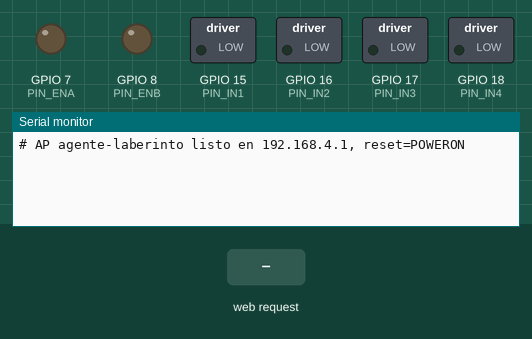
The sketch below on a simulated ESP32-S3. Shown: switched loads named in the sketch (green lamp = pin HIGH), output pins drawn as LEDs (lit = HIGH), the last lines printed to the serial monitor. The inputs (shaded band) are chosen by the test bench.

Above: at 1.2 s.
1.3 s: HTTP request GET /INFO received
At 2.4 s:
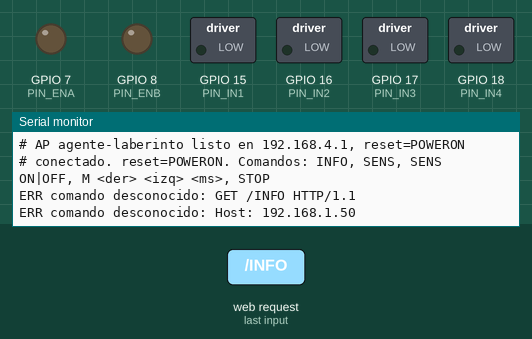
2.8 s: HTTP request GET /SENS received
At 3.5 s:
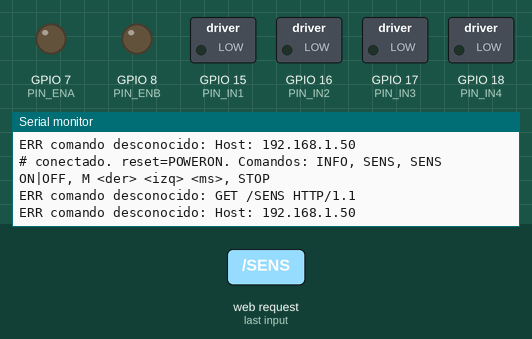
4.3 s: HTTP request GET /STOP received
At 4.7 s:
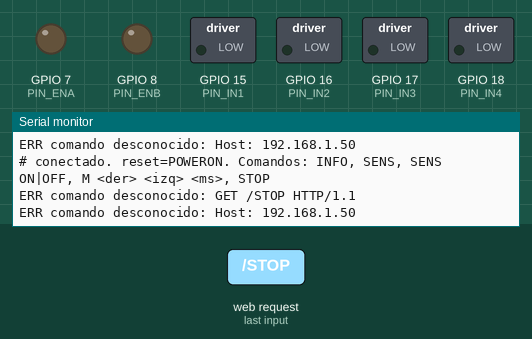

Measured:
- after the input at 1.3 s, the serial monitor: prints a new line at once (image 1)
- after the input at 2.8 s, the serial monitor: prints a new line at once (image 2)
- after the input at 4.3 s, the serial monitor: prints a new line at once (image 3)

The sketch:

wifi_ota_esp32s3.ino
```cpp
// Wi-Fi + OTA + comandos por TCP (ESP32-S3, fase E5; con batería también cubre E4).
// Crea la red "agente-laberinto". Comandos por TCP en 192.168.4.1:23, una línea por comando:
//   INFO              razón del último reinicio, uptime, memoria libre
//   SENS              una lectura de los sensores (normalizada 0-1000)
//   SENS ON | OFF     lecturas continuas a 4 Hz
//   M <der> <izq> <ms>  PWM -255..255 por motor durante ms (máx 3000), luego para
//   STOP              detiene los motores
// LED RGB: azul = esperando conexión, verde = cliente conectado, rojo = último reinicio por brownout.

#include <WiFi.h>
#include <ArduinoOTA.h>
#include <esp_system.h>

const char* WIFI_SSID = "agente-laberinto";
const char* WIFI_PASS = "laberinto2026";
const char* OTA_PASS  = "laberinto2026";

const uint8_t PIN_ENA = 7;
const uint8_t PIN_IN1 = 15;
const uint8_t PIN_IN2 = 16;
const uint8_t PIN_IN3 = 17;
const uint8_t PIN_IN4 = 18;
const uint8_t PIN_ENB = 8;
const uint8_t PIN_SENSOR_IZQ = 4;
const uint8_t PIN_SENSOR_CEN = 5;
const uint8_t PIN_SENSOR_DER = 6;
const uint8_t PIN_RGB = 48;
const int ADC_MAX = 4095;
const unsigned long MAX_MOV_MS = 3000;

WiFiServer servidor(23);
WiFiClient cliente;
String linea;
bool sensContinuo = false;
unsigned long ultimoSens = 0;
unsigned long finMovimiento = 0;
esp_reset_reason_t razonReset;

const char* nombreRazon(esp_reset_reason_t r) {
  switch (r) {
    case ESP_RST_POWERON:  return "POWERON";
    case ESP_RST_EXT:      return "EXT";
    case ESP_RST_SW:       return "SW (OTA o restart)";
    case ESP_RST_PANIC:    return "PANIC";
    case ESP_RST_INT_WDT:  return "INT_WDT";
    case ESP_RST_TASK_WDT: return "TASK_WDT";
    case ESP_RST_WDT:      return "WDT";
    case ESP_RST_BROWNOUT: return "BROWNOUT";
    default:               return "OTRO";
  }
}

void led(uint8_t r, uint8_t g, uint8_t b) { rgbLedWrite(PIN_RGB, r, g, b); }

void log(const String& s) {
  Serial.println(s);
  if (cliente && cliente.connected()) cliente.println(s);
}

void parar() {
  analogWrite(PIN_ENA, 0);
  analogWrite(PIN_ENB, 0);
  digitalWrite(PIN_IN1, LOW);
  digitalWrite(PIN_IN2, LOW);
  digitalWrite(PIN_IN3, LOW);
  digitalWrite(PIN_IN4, LOW);
  finMovimiento = 0;
}

void motor(uint8_t en, uint8_t inAd, uint8_t inAt, int pwm) {
  digitalWrite(inAd, pwm > 0);
  digitalWrite(inAt, pwm < 0);
  analogWrite(en, constrain(abs(pwm), 0, 255));
}

int normalizar(int crudo) { return (long)crudo * 1000 / ADC_MAX; }

String lecturaSensores() {
  char buf[64];
  snprintf(buf, sizeof(buf), "izq:%d,cen:%d,der:%d",
           normalizar(analogRead(PIN_SENSOR_IZQ)),
           normalizar(analogRead(PIN_SENSOR_CEN)),
           normalizar(analogRead(PIN_SENSOR_DER)));
  return String(buf);
}

void procesar(String cmd) {
  cmd.trim();
  if (cmd.isEmpty()) return;
  String may = cmd;
  may.toUpperCase();

  if (may == "INFO") {
    log("OK reset=" + String(nombreRazon(razonReset)) +
        " uptime_s=" + String(millis() / 1000) +
        " heap=" + String(ESP.getFreeHeap()) +
        " psram=" + String(ESP.getPsramSize()));
  } else if (may == "SENS") {
    log("OK " + lecturaSensores());
  } else if (may == "SENS ON") {
    sensContinuo = true;
    log("OK sens on");
  } else if (may == "SENS OFF") {
    sensContinuo = false;
    log("OK sens off");
  } else if (may == "STOP") {
    parar();
    log("OK stop");
  } else if (may.startsWith("M ")) {
    int der, izq;
    unsigned long ms;
    if (sscanf(cmd.c_str() + 2, "%d %d %lu", &der, &izq, &ms) != 3) {
      log("ERR uso: M <der> <izq> <ms>");
      return;
    }
    ms = min(ms, MAX_MOV_MS);
    motor(PIN_ENA, PIN_IN1, PIN_IN2, der);
    motor(PIN_ENB, PIN_IN3, PIN_IN4, izq);
    finMovimiento = millis() + ms;
    log("OK mover der=" + String(der) + " izq=" + String(izq) + " ms=" + String(ms));
  } else {
    log("ERR comando desconocido: " + cmd);
  }
}

void setup() {
  uint8_t pines[] = {PIN_ENA, PIN_ENB, PIN_IN1, PIN_IN2, PIN_IN3, PIN_IN4};
  for (uint8_t p : pines) pinMode(p, OUTPUT);
  parar();
  analogReadResolution(12);
  Serial.begin(115200);

  razonReset = esp_reset_reason();
  led(0, 0, 40);

  WiFi.softAP(WIFI_SSID, WIFI_PASS);
  // Menos potencia = picos de corriente más bajos (evita brownouts con la batería de 9V).
  // Alcanza de sobra para unos metros.
  WiFi.setTxPower(WIFI_POWER_8_5dBm);
  ArduinoOTA.setHostname("agente-laberinto");
  ArduinoOTA.setPassword(OTA_PASS);
  ArduinoOTA.onStart([]() { parar(); led(40, 0, 40); });
  ArduinoOTA.begin();
  servidor.begin();

  Serial.printf("# AP %s listo en %s, reset=%s\n", WIFI_SSID,
                WiFi.softAPIP().toString().c_str(), nombreRazon(razonReset));
}

void loop() {
  ArduinoOTA.handle();

  if (!cliente || !cliente.connected()) {
    if (cliente) {          // se cayó la conexión: por seguridad, parar
      parar();
      sensContinuo = false;
      cliente.stop();
    }
    WiFiClient nuevo = servidor.accept();
    if (nuevo) {
      cliente = nuevo;
      linea = "";
      log("# conectado. reset=" + String(nombreRazon(razonReset)) + ". Comandos: INFO, SENS, SENS ON|OFF, M <der> <izq> <ms>, STOP");
    }
  }

  if (cliente && cliente.connected()) {
    while (cliente.available()) {
      char c = cliente.read();
      if (c == '\n') { procesar(linea); linea = ""; }
      else if (c != '\r' && linea.length() < 80) linea += c;
    }
  }

  if (finMovimiento && (long)(millis() - finMovimiento) >= 0) {
    parar();
    log("# fin movimiento");
  }

  if (sensContinuo && millis() - ultimoSens >= 250) {
    ultimoSens = millis();
    log(lecturaSensores());
  }

  if (razonReset == ESP_RST_BROWNOUT) led(40, 0, 0);
  else if (cliente && cliente.connected()) led(0, 40, 0);
  else led(0, 0, 40);
}
```
